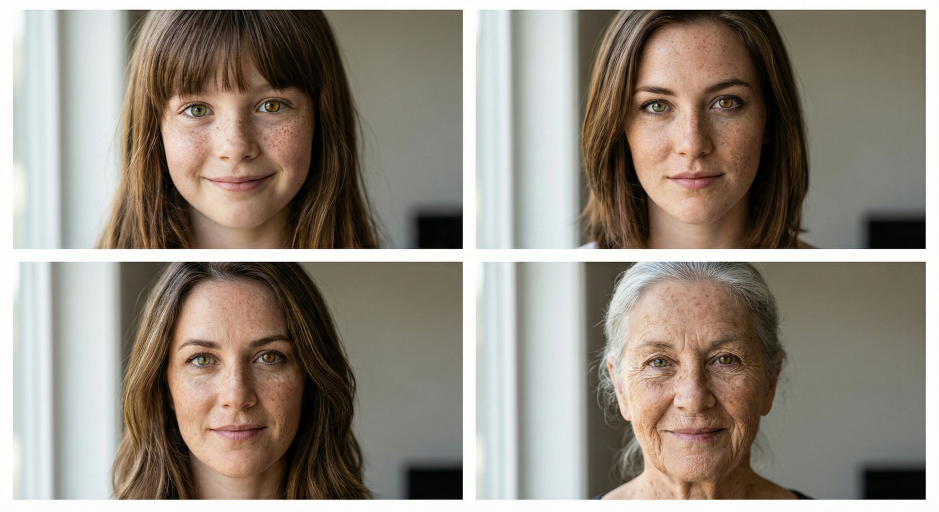
#> input picture skills/analytics-and-data/last30days/assets/aging-portrait.jpeg, 2816 x 1536 px (shown at 1/3 size)
$ python -i gen_avatar.py   (imports and definitions only)
#> lines starting #> are read from the running program, lines starting #| are printed output that depends on the picture; after the words box and inside, x2 and y2 are one past the last pixel; in counts of white or black regions, pixels touching at a corner belong together
"""Channel avatar concepts from YOUR OWN reference photo.

SELF-CONTAINED: telethon NOT needed. Uses PIL + requests + gpt-image-2 (OPENAI_API_KEY from
$HERMES_HOME/.env). Face likeness is preserved via the /v1/images/edits endpoint
(pass the reference photo). Output PNGs land in ./avatars (CWD) by default.

Concepts (the brand line + glow treatments tested 2026-05-29, B-variants were the favourites):
  brand    — PIL composite: real circular face on brand radial bg + cyan ring (max likeness)
  showcards— host holding a frying pan with a glowing AI-brain egg yolk ("cooking AI")
  rim      — showcards + cyan rim-light tracing the body contour
  circle   — showcards inside a luminous glowing cyan halo disc
  symbols  — showcards + floating holographic code symbols  >  [] {} <> /  around the head
  char3d   — Pixar-quality stylized 3D character portrait, navy bg + cyan rim
  tech     — cinematic portrait, navy bg + circuit glow + bokeh

USAGE
-----
  python gen_avatar.py <photo.jpg> [concepts] [out_dir]
    <photo.jpg>  reference photo (e.g. ./photo.jpg)
    concepts     comma list (default: brand,showcards,rim,circle,symbols) or 'all'
    out_dir      default ./avatars
  env AVATAR_PHOTO      reference photo, instead of argv[1]
  env AVATAR_PROP       one sentence describing your channel's prop/scene (default: frying pan)
  env AVATAR_FACE_NOTE  optional hint about your look ("wearing glasses") — the likeness itself
                        comes from the photo, no appearance is hardcoded here
Set the chosen avatar via Telethon separately (UploadProfilePhoto / EditPhoto) — not here.
"""
import sys, io, os, base64, requests
sys.stdout = io.TextIOWrapper(sys.stdout.buffer, encoding='utf-8')
from PIL import Image, ImageDraw, ImageFilter
import numpy as np

CRED = os.path.join(os.environ.get("HERMES_HOME") or os.path.expanduser("~/.hermes"), ".env")
MODEL = 'gpt-image-2-2026-04-21'


def _key():
    return open(CRED, encoding='utf-8').read().split('OPENAI_API_KEY=')[1].split('\n')[0].strip()


# Внешность НЕ описывается словами: likeness держит сама референсная фотография
# (эндпоинт /v1/images/edits получает её файлом). Словесный портрет здесь был бы
# описанием конкретного человека — чужой студент получил бы чужое лицо.
# Нужна подсказка модели («в очках», «седая борода») — env AVATAR_FACE_NOTE.
_NOTE = os.environ.get('AVATAR_FACE_NOTE', '').strip()
FACE = ("Keep the SAME face from the reference photo EXACTLY — same features, same hair, "
        "same skin tone, same age, same expression."
        + (f" {_NOTE}" if _NOTE else ""))
# Сюжетный реквизит канала. Свой — через env AVATAR_PROP (одно предложение).
PROP = os.environ.get(
    'AVATAR_PROP',
    " The subject is a cheerful host holding a small frying pan; inside the pan a sunny-side-up egg"
    " whose yolk is a glowing blue AI brain / neural orb with faint circuit lines — 'cooking AI'.")
BG = " Deep navy background with faint glowing cyan circuit-board traces. Premium, clean, editorial. NO text."

CONCEPTS = {
    'showcards': f"Square Telegram channel avatar, centered. {FACE}{PROP}{BG}",
    'rim': f"Square Telegram channel avatar, centered. {FACE}{PROP} A bright cyan-blue RIM LIGHT "
           f"traces the CONTOUR of the subject's body, shoulders and head — a glowing silhouette "
           f"edge-light against the dark navy. No circle, no ring.{BG}",
    'circle': f"Square Telegram channel avatar, centered. {FACE}{PROP} The whole portrait sits inside "
              f"a soft LUMINOUS GLOWING CIRCLE of cyan-blue light (a radiant halo disc behind and "
              f"around the subject), against the deep navy.{BG}",
    'symbols': f"Square Telegram channel avatar, centered. {FACE}{PROP} Floating around and above the "
               f"subject's head: small glowing holographic code symbols — a greater-than sign, square "
               f"brackets, curly braces, angle brackets and slashes — in bright cyan and electric blue, "
               f"like sparks of code (these few symbols are the ONLY text/glyphs).{BG}",
    'char3d': f"Square channel avatar, head and shoulders, centered. A glossy photorealistic 3D "
              f"character portrait of the SAME person from the reference ({FACE}) Pixar-quality "
              f"stylized 3D render, deep navy background with electric-blue and bright cyan rim light, "
              f"soft studio shadows. Premium, clean. No text.",
    'tech': f"Square channel avatar, centered. Cinematic portrait of the SAME person from the reference "
            f"photo ({FACE}) confident friendly expression, deep navy background with subtle cyan "
            f"circuit-light glow and soft bokeh, premium tech brand vibe. No text.",
}


def brand_composite(photo, out):
    """Real face, circular, on brand blue->navy radial + cyan ring. Perfect likeness, on-brand."""
#> called with out = 'out.png'
    LANCZOS = getattr(Image, 'Resampling', Image).LANCZOS
    yy, xx = np.mgrid[0:1024, 0:1024]
    d = np.clip(np.sqrt((xx - 512) ** 2 + (yy - 360) ** 2) / 760, 0, 1)[..., None]
    c1, c2 = np.array([45, 47, 232]), np.array([1, 3, 52])  # #3B5BDB -> #0B1021
    bg = Image.fromarray((c1 * (1 - d) + c2 * d).astype('uint8'))
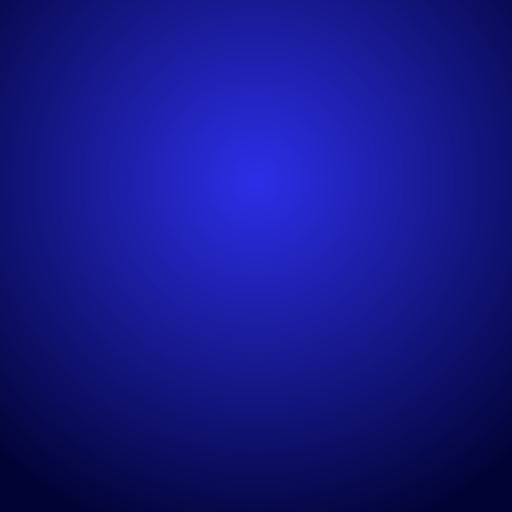
#> bg: PIL image 1024x1024 RGB (shown at 1/2 size); mean R, G, B 20.7, 22.7, 134.1
    im = Image.open(photo).convert('RGB'); w, h = im.size; s = min(w, h)
#> in brand_composite, im is the input picture: PIL image 2816x1536 RGB; mean R, G, B 147.8, 139, 128
#> after `w, h = im.size`: w = 2816; h = 1536
#> after `s = min(w, h)`: s = 1536
    face = im.crop(((w - s) // 2, (h - s) // 2 - int(s * 0.05), (w - s) // 2 + s,
                    (h - s) // 2 + s - int(s * 0.05))).resize((720, 720), LANCZOS)
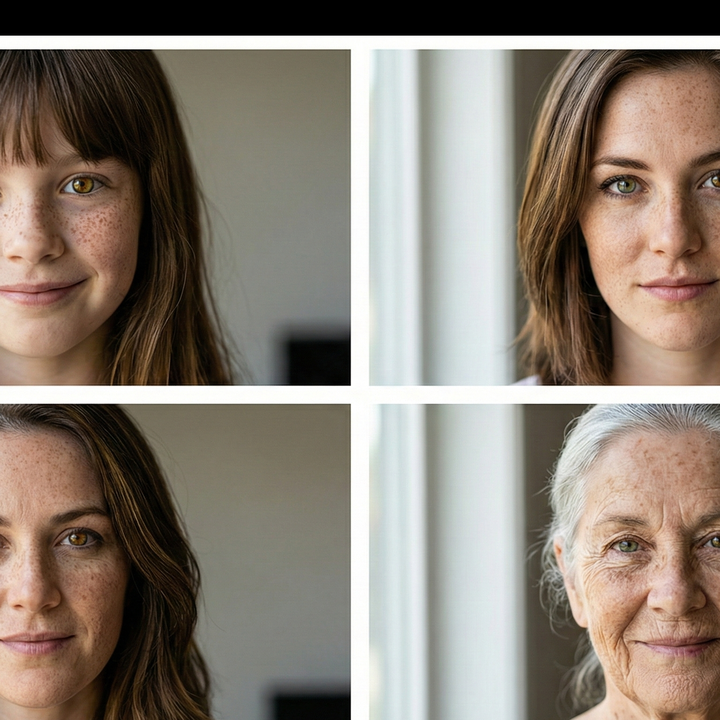
#> face: PIL image 720x720 RGB; mean R, G, B 137.1, 126.3, 115.2
    mask = Image.new('L', (720, 720), 0); ImageDraw.Draw(mask).ellipse((0, 0, 720, 720), fill=255)
#> after `mask = Image.new('L', (720, 720), 0)`: mask: PIL image 720x720 L; every value is 0
#> after `ImageDraw.Draw(mask).ellipse((0, 0, 720, 720), fill=255)`:
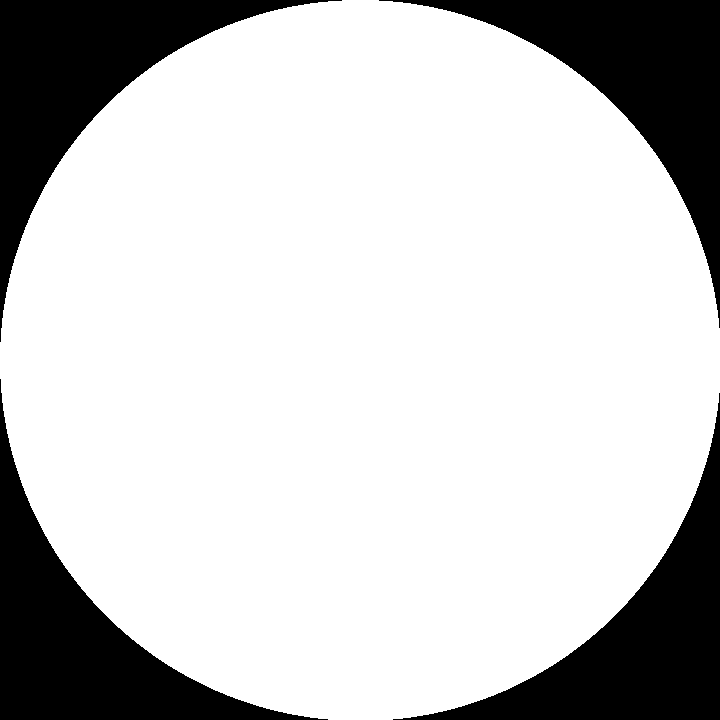
#> mask: PIL image 720x720 L; 78.7% white; 4 black regions, box (x1, y1, x2, y2) and area: (0, 0, 342, 342) 27922, (379, 0, 720, 328) 27580, (0, 379, 328, 720) 27580, (393, 393, 720, 720) 27239
    mask = mask.filter(ImageFilter.GaussianBlur(1))
    ring = Image.new('RGBA', (1024, 1024), (0, 0, 0, 0))
#> ring: PIL image 1024x1024 RGBA; every value is 0
    ImageDraw.Draw(ring).ellipse((148, 148, 876, 876), outline=(41, 169, 255, 255), width=10)
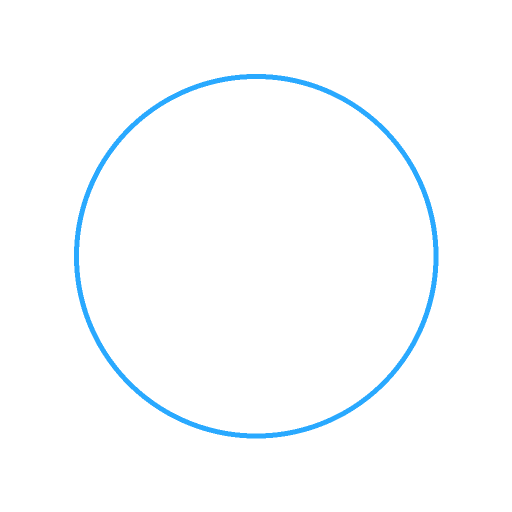
#> ring: PIL image 1024x1024 RGBA (shown at 1/2 size); mean R, G, B, A 0.9, 3.6, 5.4, 5.4; transparent parts drawn white
    bg.paste(face, (152, 150), mask); bg = bg.convert('RGBA'); bg.alpha_composite(ring)
#> after `bg.paste(face, (152, 150), mask)`:
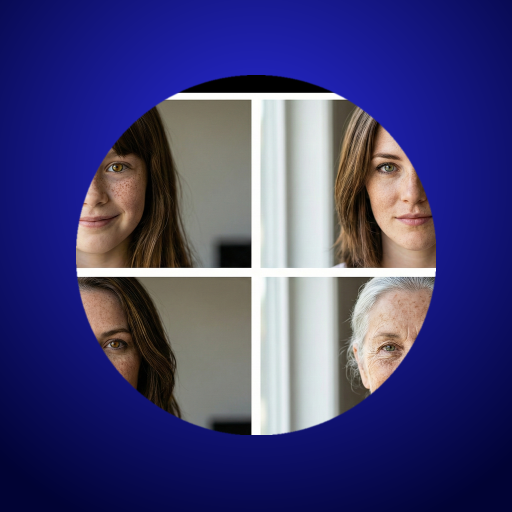
#> bg: PIL image 1024x1024 RGB (shown at 1/2 size); mean R, G, B 65.2, 63.3, 117.6
#> after `bg.alpha_composite(ring)`:
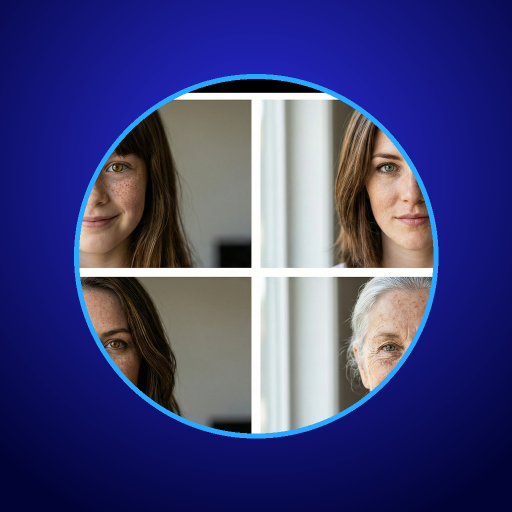
#> bg: PIL image 1024x1024 RGBA (shown at 1/2 size); mean R, G, B, A 64.4, 65.5, 120.8, 255
    bg.convert('RGB').save(out); print('  ok brand', flush=True)


def edit(photo, key, name, prompt, out):
    print('gen', name, flush=True)
    with open(photo, 'rb') as f:
        r = requests.post('https://api.openai.com/v1/images/edits',
            headers={'Authorization': f'Bearer {key}'},
            files={'image[]': ('ref.jpg', f.read(), 'image/jpeg')},
            data={'model': MODEL, 'prompt': prompt, 'size': '1024x1024', 'quality': 'high', 'n': 1},
            timeout=300)
    if r.status_code != 200:
        print(f'  ERR {r.status_code}: {r.text[:200]}', flush=True); return
    b64 = r.json()['data'][0].get('b64_json')
    if b64:
        open(out, 'wb').write(base64.b64decode(b64)); print(f'  ok {name}', flush=True)


# [16 lines not run here, left out]

>>> result = brand_composite('../../analytics-and-data/last30days/assets/aging-portrait.jpeg', 'out.png')

$ run again, on skills/analytics-and-data/last30days/assets/dog-as-human.png
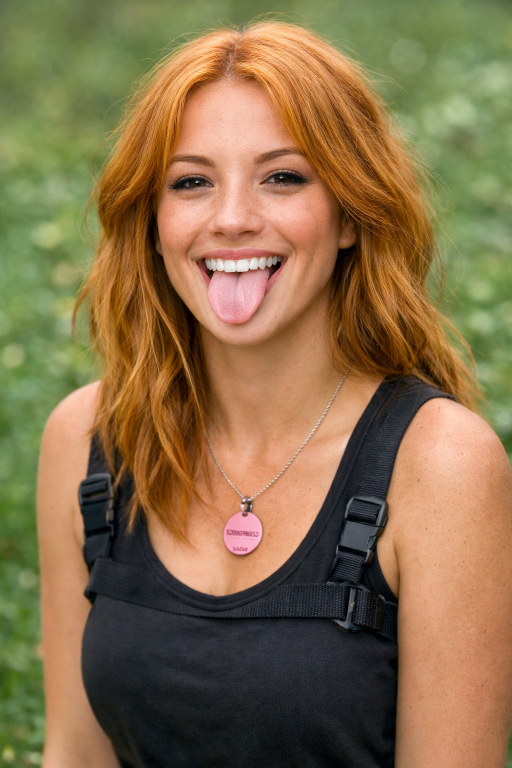
#> input picture skills/analytics-and-data/last30days/assets/dog-as-human.png, 1024 x 1536 px (shown at 1/2 size)
#> in brand_composite, im is the input picture: PIL image 1024x1536 RGB; mean R, G, B 135.4, 111.4, 74.9
#> in brand_composite, `face = im.crop(((w - s) // 2, (h - s) // 2 - int(s * 0.05), (w - s) //..`:
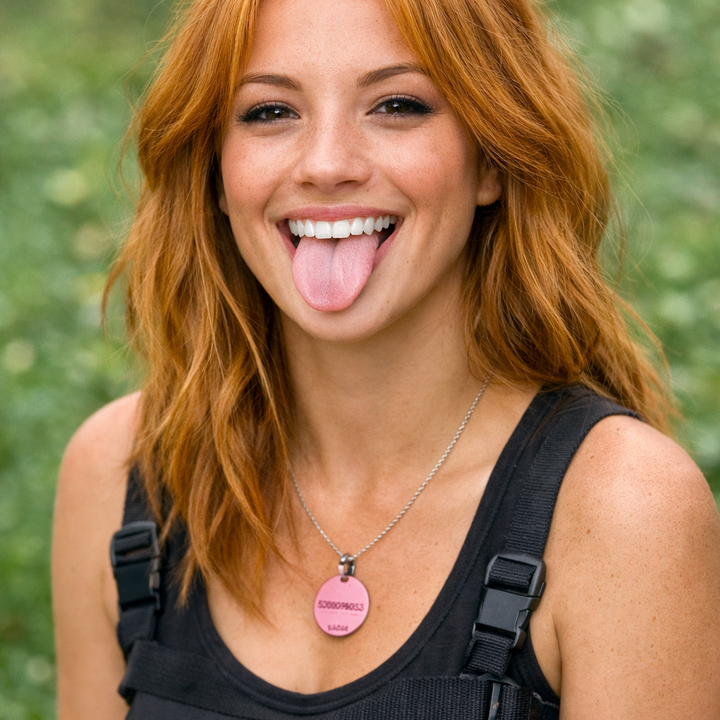
#> face: PIL image 720x720 RGB; mean R, G, B 148.6, 117.8, 77.9
#> in brand_composite, `bg.alpha_composite(ring)`:
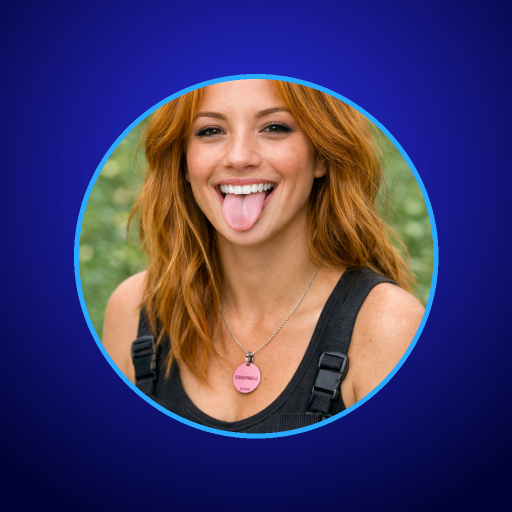
#> bg: PIL image 1024x1024 RGBA (shown at 1/2 size); mean R, G, B, A 67.3, 56.9, 101.8, 255
